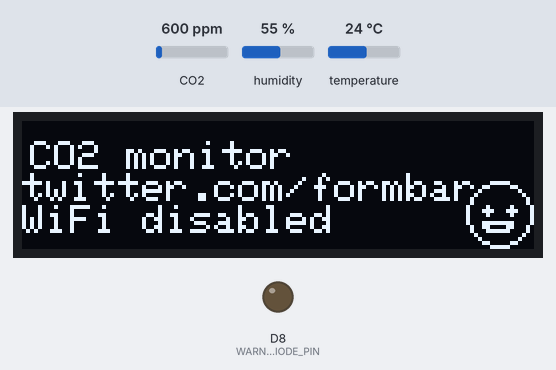
A sketch run on a simulated ESP8266 (NodeMCU). Shown: 128×32 one-colour display, output pins drawn as LEDs (lit = HIGH). The inputs (shaded band) are chosen by the test bench; at power-on: CO2 600 ppm, humidity 55 %, temperature 24 °C. The display library's start-up logo is not drawn; what the sketch prints to the serial monitor is not drawn.

Above: at 3.1 s.
At 9.1 s:
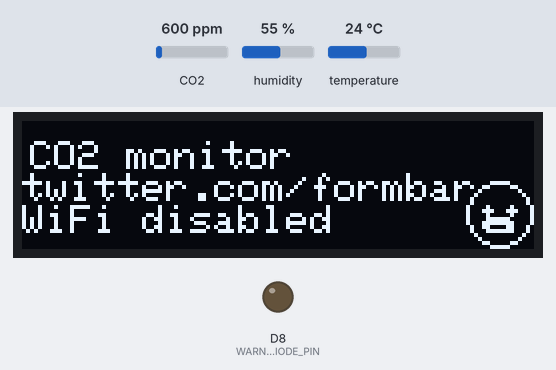
At 11.2 s:
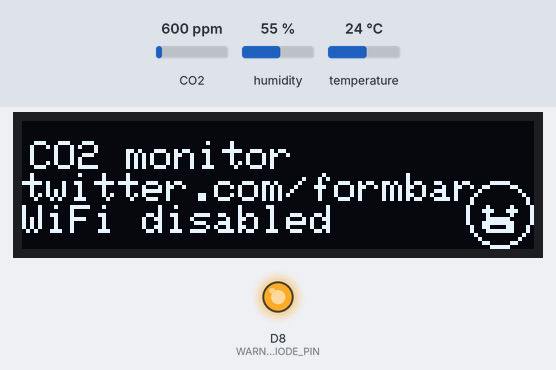
At 16.2 s:
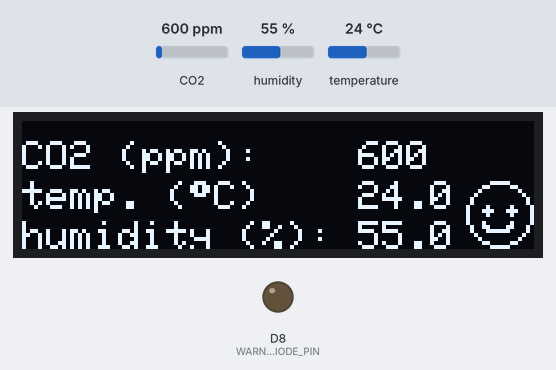
Timing chart, 0 to 17.7 s (numbered marks = the images above):
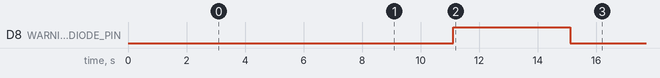

Measured:
- what the display in image 1 shows lasts 7.0 s, from 9.1 s to 16.1 s

The sketch:

CO2_monitor.ino
```cpp
// (licence header left out)
// -------------------------------------------------------------------
// Some switches defining general behaviour of the program
// -------------------------------------------------------------------
#define WIFI_ENABLED false      // set to true if WiFi is desired,
                                // otherwise corresponding code is not compiled
#if WIFI_ENABLED
  #define WIFI_WEBSERVER true   // website in your WiFi for data and data logger
  #define WIFI_MQTT false       // activate MQTT integration in your WiFi
#endif
#define DEBUG true              // activate debugging
                                // true:  print info + data to serial monitor
                                // false: serial monitor is not used
#define DISPLAY_OLED            // OLED display
//#define DISPLAY_LCD           // LCD display
#define SEND_VCC false
// -------------------------------------------------------------------


// -------------------------------------------------------------------
// Import all required libraries
// -------------------------------------------------------------------
#include <Wire.h>                 // for I2C communication
#ifdef DISPLAY_OLED
  #include <Adafruit_GFX.h>       // for writing to display
  #include <Adafruit_SSD1306.h>   // for writing to display
#endif
#ifdef DISPLAY_LCD
  #include <LiquidCrystal_I2C.h>
#endif
#include "SparkFun_SCD30_Arduino_Library.h"

#include <ESP8266WiFi.h>          // also allows to explicitely turn WiFi off
#if WIFI_ENABLED
  #if WIFI_WEBSERVER
    #include <Hash.h>             // for SHA1 algorith (for Font Awesome)
    #include <ESPAsyncTCP.h>
    #include <ESPAsyncWebServer.h>

    #include "Webpageindex.h"     // webpage content, same folder as .ino file
  #endif

  #if WIFI_MQTT
    #include <PubSubClient.h>     // allows to send and receive MQTT messages

    //add local MQTT server IP here.
    IPAddress mqttserver(192, 168, 1, 100);
  #endif
  // Replace with your network credentials
  const char* ssid      = "ENTER_SSID";
  const char* password  = "ENTER_PASSWORD";
  const char* deviceName = "ENTER_ESP_DEVICE_NAME";
#endif
// -------------------------------------------------------------------


// -------------------------------------------------------------------
// Hardware configurations and some global constants
// -------------------------------------------------------------------
#define CO2_THRESHOLD1 600
#define CO2_THRESHOLD2 1000
#define CO2_THRESHOLD3 1500

#define WARNING_DIODE_PIN D8      // NodeMCU pin for red LED

#define MEASURE_INTERVAL 10       // seconds, minimum: 2

#define SCREEN_WIDTH 128          // OLED display width in pixels
#define SCREEN_HEIGHT 32          // OLED display height in pixels

const int lcdColumns  = 20;       // LCD: number of columns
const int lcdRows     = 4;        // LCD: number of rows

#define OLED_RESET LED_BUILTIN    // OLED reset pin, 4 is default
                                  // -1 if sharing Arduino reset pin
                                  // using NodeMCU, it is LED_BUILTIN

const float TempOffset = 5;       // temperature offset of the SCD30
                                  // 0 is default value
                                  // 5 is used in SCD30-library example
                                  // 5 also works for most of my devices

const int altitudeOffset = 300;   // altitude of place of operation in meters
                                  // Stuttgart: approx 300; Uni Stuttgart: approx 500; Lohne: 67

// update scd30 readings every MEASURE_INTERVAL seconds
const long interval = MEASURE_INTERVAL*1000;

// use "unsigned long" for variables that hold time
//  --> value will quickly become too large for an int
// store last time scd30 was updated
unsigned long previousMilliseconds = 0;

// switch to perform a forced recalibration
// should only be done once in a while and only when outside
bool DO_FORCED_RECALIBRATION = false;
// -------------------------------------------------------------------


// -------------------------------------------------------------------
// Function prototypes (not needed in Arduino, but good practice imho)
// -------------------------------------------------------------------
void airSensorSetup();
void forced_recalibration();
void printToSerial( float co2, float temperature, float humidity);
#ifdef DISPLAY_OLED
  void printToOLED( float co2, float temperature, float humidity);
  void printEmoji( float value );
#endif
#ifdef DISPLAY_LCD
  void printToLCD( float co2, float temperature, float humidity);
  void scrollLCDText( int row, String message, int delayTime );
#endif
// -------------------------------------------------------------------


// -------------------------------------------------------------------
// Hardware declarations
// -------------------------------------------------------------------
#ifdef DISPLAY_OLED
  // Declaration for an SSD1306 display connected to I2C (SDA, SCL pins)
  Adafruit_SSD1306 display(SCREEN_WIDTH, SCREEN_HEIGHT, &Wire, OLED_RESET);
#endif
#ifdef DISPLAY_LCD
  // run I2C scanner if LCD address is unknown
  LiquidCrystal_I2C lcd(0x27, lcdColumns, lcdRows);
#endif

SCD30 airSensor;
// -------------------------------------------------------------------


#if WIFI_ENABLED
  // temperature, humidity, CO2 for web-page, updated in loop()
  float temperature_web = 0.0;
  float humidity_web    = 0.0;
  float co2_web         = 0.0;

  #if WIFI_WEBSERVER
    // create AsyncWebServer object on port 80 (port 80 for http)
    AsyncWebServer server(80);
  #endif
  #if WIFI_MQTT
    // declare (initialize) object of class WiFiClient (to establish connection to IP/port)
    WiFiClient espClient;
    // declare (initialize) object of class PubSubClient
    // input: constructor of previously defined WiFiClient
    PubSubClient mqttClient(espClient);
    // message to be published to mqtt topic
    char mqttMessage[10];
  #endif
#endif

#if SEND_VCC
  ADC_MODE(ADC_VCC);
  int vdd;
#endif

void setup(){
  if (DEBUG == true) {
    // initialize serial monitor at baud rate of 115200
    Serial.begin(115200);
    delay(1000);
    Serial.println("Using SCD30 to get: CO2 concentration, temperature, humidity");
  }

  // initialize I2C
  Wire.begin();

#ifdef WARNING_DIODE_PIN
  // initialize LED pin as an output
  pinMode(WARNING_DIODE_PIN, OUTPUT);
#endif

#if WIFI_ENABLED
  #if WIFI_MQTT
  // configure mqtt server details, after that client is ready
  // create connection to mqtt broker
  mqttClient.setServer(mqttserver, 1883);
  #endif
  /* Explicitly set ESP8266 to be a WiFi-client, otherwise, it would, by
     default, try to act as both, client and access-point, and could cause
     network-issues with other WiFi-devices on your WiFi-network. */
  WiFi.mode(WIFI_STA);
  WiFi.begin(ssid, password);     // connect to Wi-Fi
  if (DEBUG == true)
    Serial.println("Connecting to WiFi");
  while (WiFi.status() != WL_CONNECTED) {
    delay(1000);
    if (DEBUG == true)
      Serial.print(".");
  }
  IPAddress ip = WiFi.localIP();
  if (DEBUG == true)
    Serial.println(ip);

  #if WIFI_WEBSERVER
    // -------------------------------------------------------------------
    // This is executed when you open the IP in browser
    // -------------------------------------------------------------------
    server.on("/", HTTP_GET, [](AsyncWebServerRequest *request) {
      // note: do NOT load MAIN_page into a String variable
      //       this might not work (probably too large)
      request->send_P(200, "text/html", MAIN_page );
    });

    // this page is called by java Script AJAX
    server.on("/readData", HTTP_GET, [](AsyncWebServerRequest *request) {
      // putting all values into one big string
      // inspiration: https://circuits4you.com/2019/01/11/nodemcu-esp8266-arduino-json-parsing-example/
      String data2send = "{\"COO\":\""+String(co2_web)
                         +"\", \"Temperature\":\""+String(temperature_web)
                         +"\", \"Humidity\":\""+ String(humidity_web) +"\"}";
      request->send_P(200, "text/plain", data2send.c_str());
    });
    // -------------------------------------------------------------------

    server.begin();
  #endif
#else
  WiFi.mode( WIFI_OFF );          // explicitely turn WiFi off
  WiFi.forceSleepBegin();         // explicitely turn WiFi off
  delay( 1 );                     // required to apply WiFi changes
  if (DEBUG == true)
    Serial.println("WiFi is turned off.");
#endif

#ifdef DISPLAY_OLED
  // SSD1306_SWITCHCAPVCC: generate display voltage from 3.3V internally
  if(!display.begin(SSD1306_SWITCHCAPVCC, 0x3C)) { // Address 0x3C for 128x32
    if (DEBUG == true)
      Serial.println(F("SSD1306 allocation failed"));
    for(;;);                      // don't proceed, loop forever
  }
  display.display();              // initialize display
                                  // library will show Adafruit logo
  delay(2000);                    // pause for 2 seconds
  display.clearDisplay();         // clear the buffer
  display.setTextSize(1);         // has to be set initially
  display.setTextColor(WHITE);    // has to be set initially

  // move cursor to position and print text there
  display.setCursor(2,5);
  display.println("CO2 monitor");
  display.println("twitter.com/formbar");
  #if WIFI_ENABLED
    display.println(ip);
  #else
    display.println("WiFi disabled");
  #endif

  // write previously defined emojis to display
  if (SCREEN_HEIGHT == 32) {
    printEmoji(400);
    delay(2000);
    printEmoji(600);
    delay(2000);
    printEmoji(1200);
    delay(2000);
    printEmoji(1800);
    delay(2000);
  } else {
    printEmoji(0);
  }

  display.display();              // write display buffer to display
#endif

#ifdef DISPLAY_LCD
  lcd.init();                     // initialize LCD
  lcd.backlight();                // turn on LCD backlight
  lcd.setCursor(0,0);             // set cursor to (column,row)
  lcd.print("WiFi connected");
  lcd.setCursor(0,1);
  lcd.print(ip);
  delay(2000);
#endif

#ifdef WARNING_DIODE_PIN
  // turn warning LED on and off to test it
  digitalWrite(WARNING_DIODE_PIN, HIGH);
  delay(2000*2);
  digitalWrite(WARNING_DIODE_PIN, LOW);
#endif

  // initialize SCD30
  airSensorSetup();
}


void loop(){

  float
    co2_new,
    temperature_new,
    humidity_new;

  unsigned long currentMilliseconds;

  // get milliseconds passed since program started to run
  currentMilliseconds = millis();

  // forced recalibration requires 2 minutes of stable environment in advance
  if ((DO_FORCED_RECALIBRATION == true) && (currentMilliseconds > 120000)) {
    forced_recalibration();
    DO_FORCED_RECALIBRATION = false;
  }

  if (currentMilliseconds - previousMilliseconds >= interval) {
    // save the last time you updated the DHT values
    previousMilliseconds = currentMilliseconds;
#if SEND_VCC
    vdd = ESP.getVcc();
#endif

    if (airSensor.dataAvailable()) {
      // get updated data from SCD30 sensor
      co2_new         = airSensor.getCO2();
      temperature_new = airSensor.getTemperature();
      humidity_new    = airSensor.getHumidity();

      // print data to serial console
      if (DEBUG == true)
        printToSerial(co2_new, temperature_new, humidity_new);

      // print data to display
#ifdef DISPLAY_OLED
      printToOLED(co2_new, temperature_new, humidity_new);
      // print smiley with happiness according to CO2 concentration
      printEmoji( co2_new);
#endif
#ifdef DISPLAY_LCD
      printToLCD(co2_new, temperature_new, humidity_new);
      if (co2_new > CO2_THRESHOLD3)
        scrollLCDText( 3, "LUEFTEN", 250 );
#endif
      // if CO2-value is too high, issue a warning
      if (co2_new >= CO2_THRESHOLD3) {
#ifdef WARNING_DIODE_PIN
        digitalWrite(WARNING_DIODE_PIN, HIGH);
#endif
      } else {
#ifdef WARNING_DIODE_PIN
        digitalWrite(WARNING_DIODE_PIN, LOW);
#endif
      }
#if WIFI_ENABLED
      // updated values for webpage
      co2_web         = co2_new;
      temperature_web = temperature_new;
      humidity_web    = humidity_new;
#if WIFI_MQTT
      // boolean connect (clientID, [username, password])
      // see https://pubsubclient.knolleary.net/api
      mqttClient.connect(deviceName);
#if SEND_VCC
      sprintf(mqttMessage, "%d", vdd);
      // boolean publish (topic, payload)
      // publish message to the specified topic
      mqttClient.publish("esp-co2/co2/vcc", mqttMessage );
#endif
      mqttClient.publish("esp-co2/co2/hostname", deviceName );
      sprintf(mqttMessage, "%6.2f", co2_web);
      mqttClient.publish("esp-co2/co2/co2", mqttMessage );
      sprintf(mqttMessage, "%6.2f", temperature_web);
      mqttClient.publish("esp-co2/co2/temp", mqttMessage );
      sprintf(mqttMessage, "%6.2f", humidity_web);
      mqttClient.publish("esp-co2/co2/hum", mqttMessage );
#endif
#endif
    }
  }
  delay(100);
}


// -------------------------------------------------------------------
// Function declarations
// -------------------------------------------------------------------
void airSensorSetup(){

  bool autoSelfCalibration = false;

  // start sensor using the Wire port
  if (airSensor.begin(Wire) == false) {
    if (DEBUG == true)
      Serial.println("Air sensor not detected. Please check wiring. Freezing...");
    while (1)
      ;
  }

  // disable auto-calibration (import, see full documentation for details)
  airSensor.setAutoSelfCalibration(autoSelfCalibration);

  // SCD30 has data ready at maximum every two seconds
  // can be set to 1800 at maximum (30 minutes)
  //airSensor.setMeasurementInterval(MEASURE_INTERVAL);

  // altitude compensation in meters
  // alternatively, one could also use:
  //   airSensor.setAmbientPressure(pressure_in_mBar)
  delay(1000);
  airSensor.setAltitudeCompensation(altitudeOffset);

  float T_offset = airSensor.getTemperatureOffset();
  Serial.print("Current temp offset: ");
  Serial.print(T_offset, 2);
  Serial.println("C");

  // note: this value also depends on how you installed
  //       the SCD30 in your device
  airSensor.setTemperatureOffset(TempOffset);
}


void forced_recalibration(){
  // note: for best results, the sensor has to be run in a stable environment
  //       in continuous mode at a measurement rate of 2s for at least two
  //       minutes before applying the FRC command and sending the reference value
  // quoted from "Interface Description Sensirion SCD30 Sensor Module"

  String counter;

  int CO2_offset_calibration = 410;

  if (DEBUG == true){
    Serial.println("Starting to do a forced recalibration in 10 seconds");
  }

#ifdef DISPLAY_OLED
  display.clearDisplay();
  display.setCursor(0,0);
  display.println("Warning:");
  display.println("forced recalibration");
  display.display();

  for (int ii=0; ii<10; ++ii){
    counter = String(10-ii);
    display.setCursor(ii*9,20);
    display.print(counter);
    display.display();
    delay(1000);
  }
#endif

  airSensor.setForcedRecalibrationFactor(CO2_offset_calibration);

#ifdef DISPLAY_OLED
  delay(1000);
  display.clearDisplay();
  display.setCursor(0,0);
  display.println("Successfully recalibrated!");
  display.println("Only required ~once per year");
  display.display();
#endif

  delay(5000);
}


void printToSerial( float co2, float temperature, float humidity) {
  Serial.print("co2(ppm):");
  Serial.print(co2, 1);
  Serial.print(" temp(C):");
  Serial.print(temperature, 1);
  Serial.print(" humidity(%):");
  Serial.print(humidity, 1);
  Serial.println();
}


#ifdef DISPLAY_OLED
void printToOLED( float co2, float temperature, float humidity) {
  int
    x0, x1;           // to align output on OLED display vertically

  x0  = 0;
  x1  = 84;

  display.clearDisplay();
  display.setCursor(x0,5);
  display.print("CO2 (ppm):");
  display.setCursor(x1,5);
  // for floats, 2nd parameter in display.print sets number of decimals
  display.print(co2, 0);

  display.setCursor(x0,15);
  display.print("temp. ( C)");
  display.setCursor(x0+7*6,15);
  display.cp437(true);  // enable full 256 char 'Code Page 437' font
  display.write(248);   // degree symbol
  display.setCursor(x1,15);
  display.print(temperature, 1);

  display.setCursor(x0,25);
  display.print("humidity (%):");
  display.setCursor(x1,25);
  display.print(humidity, 1);

  display.display();
}
#endif


#ifdef DISPLAY_LCD
void printToLCD( float co2, float temperature, float humidity) {

  byte degreeSymbol[8] = {
    0b01100, 0b10010, 0b10010, 0b01100,
    0b00000, 0b00000, 0b00000, 0b00000
  };
  // allocate custom char to a location
  lcd.createChar(0, degreeSymbol);

  //int waitTime  = 2000;
  lcd.clear();
  //DrawYoutube();
  //delay(waitTime);

  // print co2 concentration (1st line, i.e. row 0)
  lcd.setCursor(0,0);
  lcd.print("CO2 in ppm");
  // make output right-aligned
  lcd.setCursor( (lcdColumns - (int(log10(co2))+1)), 0);
  lcd.print(int(round(co2)));

  // print temperature (2nd line, i.e. row 1)
  lcd.setCursor(0,1);
  lcd.print("Temp. in ");
  lcd.write(0);
  lcd.print("C");
  // make output right-aligned
  lcd.setCursor( (lcdColumns - (int(log10(temperature))+1)), 1);
  lcd.print(int(round(temperature)));

  // print humidity (3nd line, i.e. row 2)
  lcd.setCursor(0,2);
  lcd.print("Humidity in %");
  // make output right-aligned
  lcd.setCursor( (lcdColumns - (int(log10(humidity))+1)), 2);
  lcd.print(int(round(humidity)));

  //delay(waitTime);
}
#endif


#ifdef DISPLAY_OLED
void printEmoji( float value ) {
  // syntax for functions used to draw to OLED:
  // display.drawBitmap(x, y, bitmap data, bitmap width, bitmap height, color)
  // display.drawCircle(x, y, radius, color)

  float start_angle,    // used for smiley mouth
        end_angle,      // used for smiley mouth
        i;              // used for smiley mouth
  int   smile_x0,
        smile_y0,
        smile_r,
        emoji_r,
        emoji_x0,
        emoji_y0,
        eye_size;

  emoji_r   = SCREEN_HEIGHT/4;
  if (SCREEN_HEIGHT == 32) {
    emoji_x0  = SCREEN_WIDTH - (1*emoji_r+1);
    emoji_y0  = emoji_r*3-1;
    eye_size  = 1;
  } else if (SCREEN_HEIGHT == 64) {
    emoji_x0  = emoji_r;
    emoji_y0  = emoji_r*3-1;
    eye_size  = 2;
  }

  bool  plot_all;       // if set, plots all emojis (makes only sense for larger oled)

  plot_all  = false;
  if (int(value) == 0) {
    plot_all  = true;
  }

  if (value < CO2_THRESHOLD1){
    // very happy smiley face

    display.drawCircle(emoji_x0*1, emoji_y0, emoji_r, WHITE);

    start_angle = 20./180*PI;
    end_angle   = 160./180*PI;
    smile_r   = emoji_r/2;
    smile_x0  = emoji_x0*1;
    smile_y0  = emoji_y0+emoji_r/6;
    for (i = start_angle; i < end_angle; i = i + 0.05) {
      display.drawPixel(smile_x0 + cos(i) * smile_r, smile_y0 + sin(i) * smile_r, WHITE);
    }

    display.drawLine(smile_x0+cos(start_angle)*smile_r, smile_y0+sin(start_angle)*smile_r,
                     smile_x0+cos(end_angle)*smile_r, smile_y0+sin(end_angle)*smile_r,
                     WHITE);

    // draw eyes
    display.fillCircle(emoji_x0*1-emoji_r/2/4*3, smile_y0-emoji_r/3, eye_size, WHITE);
    display.fillCircle(emoji_x0*1+emoji_r/2/4*3, smile_y0-emoji_r/3, eye_size, WHITE);
  }
  if ((value >= CO2_THRESHOLD1 && value < CO2_THRESHOLD2) || (plot_all == true)) {
    // happy smiley face

    if (SCREEN_HEIGHT == 32) {
      display.drawCircle(emoji_x0, emoji_y0, emoji_r, WHITE);
    } else if (SCREEN_HEIGHT == 64) {
      display.drawCircle(emoji_x0 + 2*emoji_r, emoji_y0, emoji_r, WHITE);
    }

    // draw mouth
    if (SCREEN_HEIGHT == 32) {
      smile_x0  = emoji_x0;
    } else if (SCREEN_HEIGHT == 64) {
      smile_x0  = emoji_x0 + 2*emoji_r;
    }
    start_angle = 20./180*PI;
    end_angle   = 160./180*PI;
    smile_r   = emoji_r/2;
    smile_y0  = emoji_y0+emoji_r/6;
    for (i = start_angle; i < end_angle; i = i + 0.05) {
      display.drawPixel(smile_x0 + cos(i) * smile_r, smile_y0 + sin(i) * smile_r, WHITE);
    }

    // draw eyes
    display.fillCircle(smile_x0-emoji_r/2/4*3, smile_y0-emoji_r/3, eye_size, WHITE);
    display.fillCircle(smile_x0+emoji_r/2/4*3, smile_y0-emoji_r/3, eye_size, WHITE);
  }
  if ((value >= CO2_THRESHOLD2 && value < CO2_THRESHOLD3) || (plot_all == true)) {
    // not so happy smiley face

    if (SCREEN_HEIGHT == 32) {
      display.drawCircle(emoji_x0, emoji_y0, emoji_r, WHITE);
    } else if (SCREEN_HEIGHT == 64) {
      display.drawCircle(emoji_x0 + 4*emoji_r, emoji_y0, emoji_r, WHITE);
    }

    // draw mouth
    if (SCREEN_HEIGHT == 32) {
      smile_x0  = emoji_x0;
    } else if (SCREEN_HEIGHT == 64) {
      smile_x0  = emoji_x0 + 4*emoji_r;
    }
    display.drawLine(smile_x0-emoji_r/2/4*3, emoji_y0+emoji_r/2,
                     smile_x0+emoji_r/2/4*3, emoji_y0+emoji_r/2,
                     WHITE);

    // draw eyes
    display.fillCircle(smile_x0-emoji_r/2/4*3, smile_y0-emoji_r/3, eye_size, WHITE);
    display.fillCircle(smile_x0+emoji_r/2/4*3, smile_y0-emoji_r/3, eye_size, WHITE);
  }
  if ((value >= CO2_THRESHOLD3) || (plot_all == true)) {
    // sad smiley face

    if (SCREEN_HEIGHT == 32) {
      display.drawCircle(emoji_x0, emoji_y0, emoji_r, WHITE);
    } else if (SCREEN_HEIGHT == 64) {
      display.drawCircle(emoji_x0 + 6*emoji_r-1, emoji_y0, emoji_r, WHITE);
    }

    // draw mouth
    if (SCREEN_HEIGHT == 32) {
      smile_x0  = emoji_x0;
    } else if (SCREEN_HEIGHT == 64) {
      smile_x0  = emoji_x0 + 6*emoji_r;
    }
    start_angle = 200./180*PI;
    end_angle   = 340./180*PI;
    smile_r   = emoji_r/2;
    smile_y0  = emoji_y0+emoji_r/6;
    for (i = start_angle; i < end_angle; i = i + 0.05) {
      display.drawPixel(smile_x0 + cos(i) * smile_r, smile_y0+emoji_r/2 + sin(i) * smile_r, WHITE);
    }

    // draw eyes
    display.fillCircle(smile_x0-emoji_r/2/4*3, smile_y0-emoji_r/3, eye_size, WHITE);
    display.fillCircle(smile_x0+emoji_r/2/4*3, smile_y0-emoji_r/3, eye_size, WHITE);
  }
  display.display();
}
#endif


#ifdef DISPLAY_LCD
// Parameters:
//   row:        where text will be printed
//   message:    text to scroll
//   delayTime:  time between character shifting
// inspired by https://randomnerdtutorials.com/esp32-esp8266-i2c-lcd-arduino-ide/
void scrollLCDText( int row, String message, int delayTime ){
  // add whitespaces equal to no. LCD-columns at beginning of string
  for (int i=0; i<lcdColumns ; ++i) {
    message = " "+message;
  }
  message = message+" ";
  // emulate the scrolling by printing substrings sequentially
  for (int pos=0 ; pos<message.length(); ++pos){
    lcd.setCursor(0,row);
    lcd.print(message.substring(pos, pos+lcdColumns));
    delay(delayTime);
  }
}
#endif
// -------------------------------------------------------------------
```
